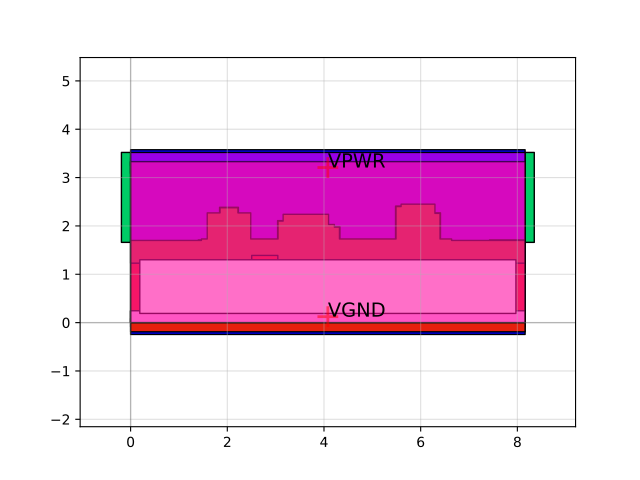

Write Python code to recreate this figure.
import sky130

c = sky130.components.sky130_fd_sc_hs__dfxtp_1()
c.plot()
